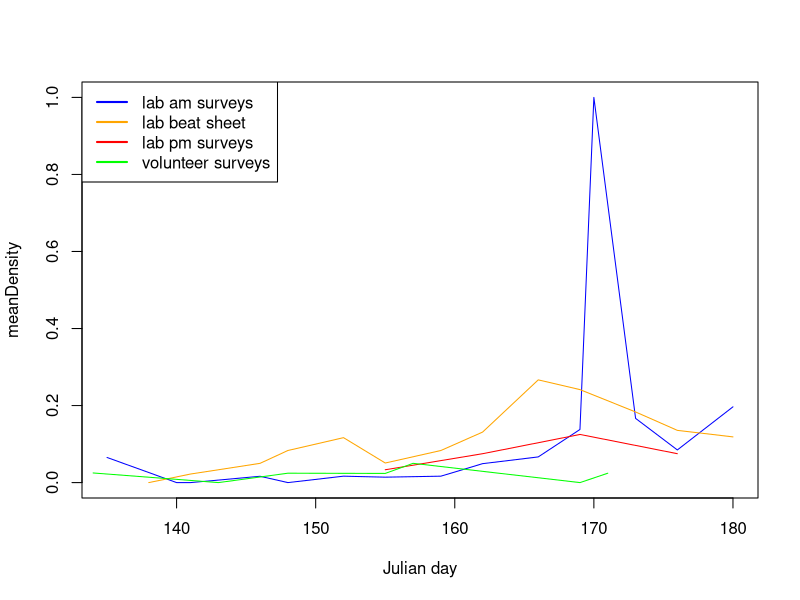
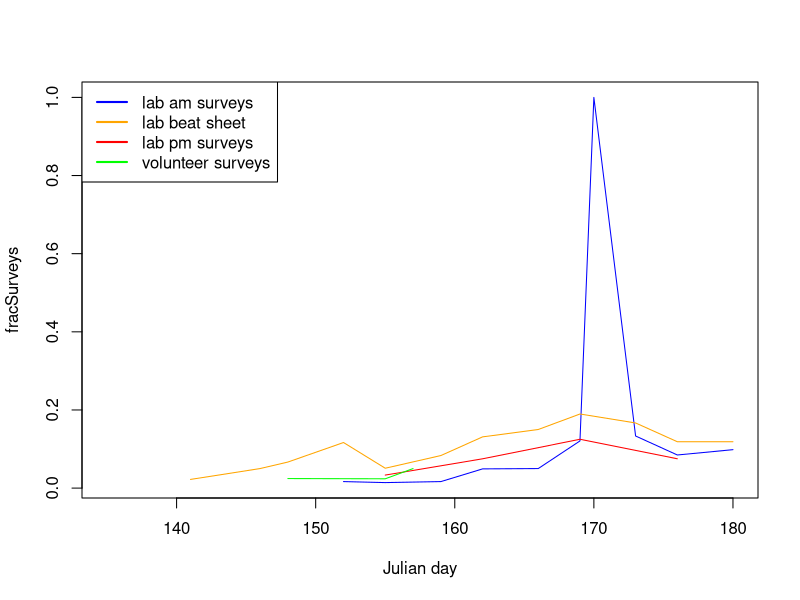
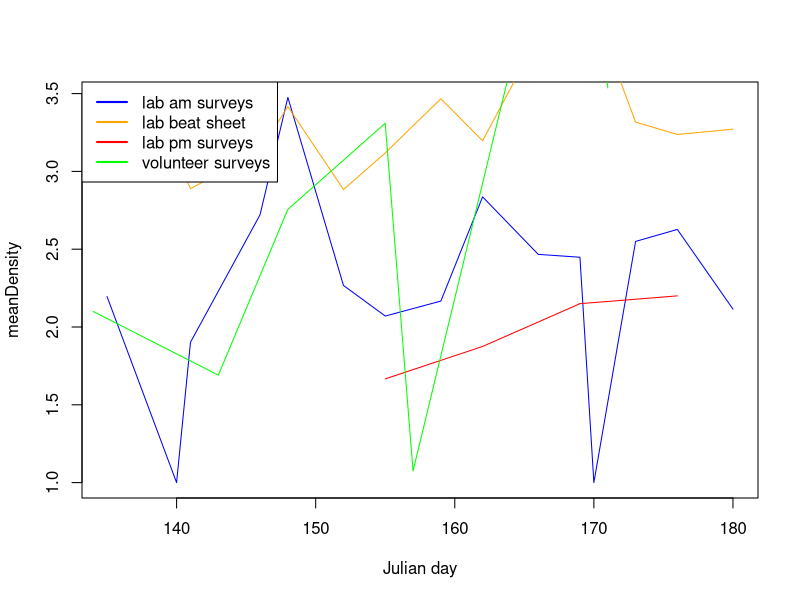
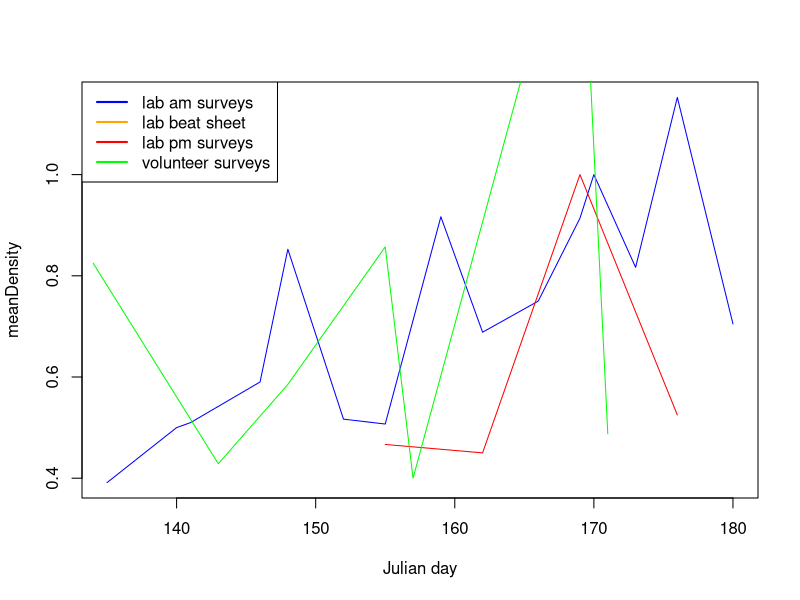
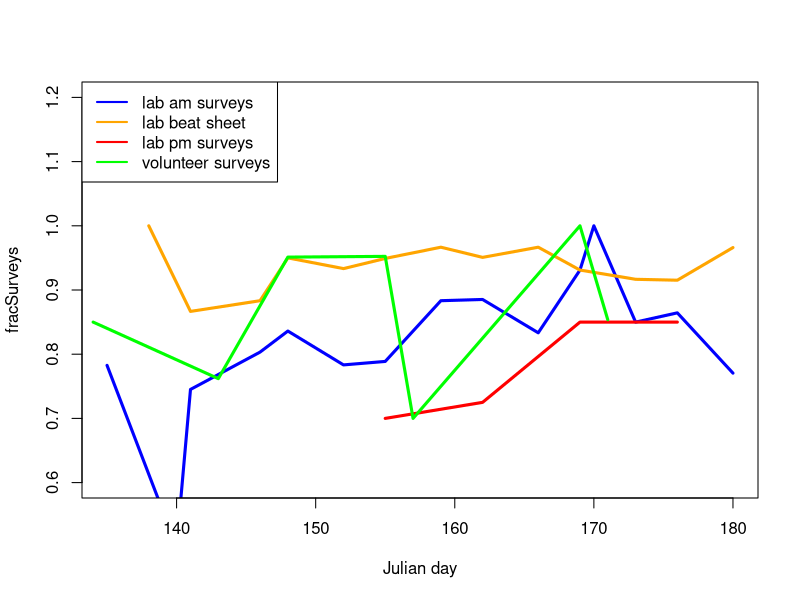
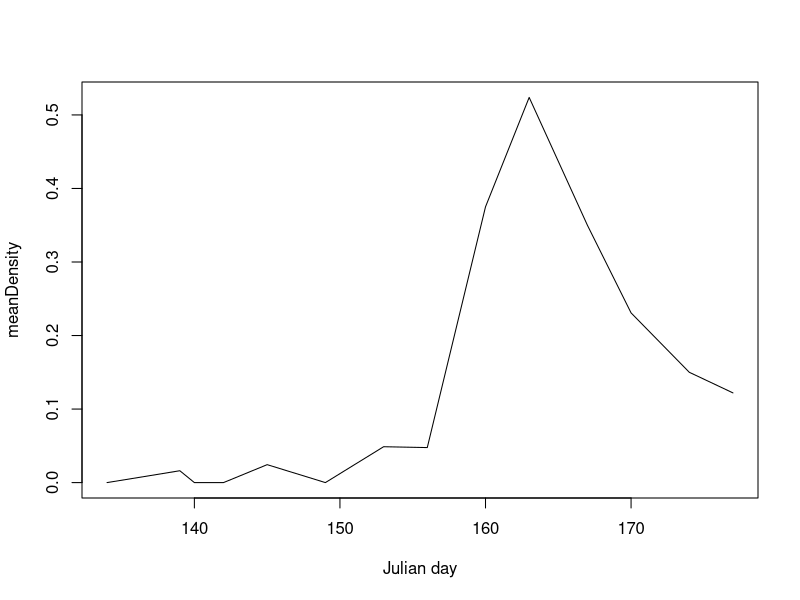

Reproduce these figures in R, in order.
################################################
# Script for conducting basic analyses based on 
# Caterpillars Count! data exported from the
# phpMyAdmin project site.

# Data include:
#
# tbl_surveys: date, site, time, and temperature of all survey events
#
# tbl_orders: arthropod observed, their length, and count associated with
#             each survey event

# Load required libraries
library(plyr)
library(dplyr)
library(lubridate)
library(stringr)

# Read in data
surveys = read.csv('data/tbl_surveys.csv', header=F)
orders = read.csv('data/tbl_orders.csv', header=F)

names(surveys) = c('surveyID', 'site', 'userID', 'circle', 'survey', 'dateStart',
                   'dateSubmit', 'tempMin', 'tempMax', 'notes', 'plantSp',
                   'herbivory', 'photo', 'isValid')
names(orders) = c('recordID', 'surveyID', 'arthropod', 'length', 'notes',
                  'count', 'photo', 'time', 'isValid')

# Convert 'survey' field to character from factor
surveys$survey = as.character(surveys$survey)


# Merge orders and surveys table
orders2 = merge(surveys, orders, by = 'surveyID', all.x = T)

orders2$date = as.POSIXlt(word(orders2$dateStart, 1, sep = " "), format = "%m/%d/%Y")
orders2$julianday = yday(orders2$date)

orders3 = orders2[, c('surveyID', 'userID','site', 'survey', 'circle', 'date','julianday',
                      'plantSp','herbivory','arthropod','length',
                      'count','notes.y','notes.x')]

# Add column with arthopod order code
arthcodes = read.csv('arth_codes.csv', header=T)
arthcodes1 = arthcodes[, c('ArthCode', 'DataName')]
names(arthcodes1) = c('arthCode', 'arthropod')
orders4 <- merge(orders3, arthcodes1, all.x = TRUE, sort = FALSE)
orders4 <- orders4[, c('surveyID', 'userID','site', 'survey', 'circle', 'date','julianday',
                        'plantSp','herbivory','arthropod','arthCode','length',
                        'count','notes.y','notes.x')]
orders4 <- orders4[order(orders4$date),]

# Add a column indicating if the leaves were wet
orders4$wetLeaves = c()
tempwet <- sort(c(grep("wet leaves", orders4$notes.x), grep("Wet leaves", orders4$notes.x), 
      grep("very dewy", orders4$notes.x), grep("Wet Leaves", orders4$notes.x)))
orders4$wetLeaves = rep('no', nrow(orders4))
orders4$wetLeaves[tempwet] = 'yes'

#tempwet$wetLeaves = 'yes'
#tempwet1 <- tempwet[, c('surveyID', 'wetLeaves')]
#orders5 <- merge(orders4, tempwet1, by = 'wetLeaves', all.x = T)
#orders5$wetLeaves[is.na(orders5$wetLeaves)] = 'no'


# temp fix of date class
orders4$date = as.character(orders4$date)

# add a year column
tempdate <- substring(orders4$date, 1, 4)
orders4$year = tempdate

# List of unique survey events
events = unique(orders4[, c("surveyID", "userID", "date", "year", "julianday", "site", "circle", "survey")])


# Function for checking survey events for a given site and year

surveyCount = function(events, site, year) {
  subevents = subset(events, site == site & year == year)
  #Count number of survey locations per date
  survcount1 = data.frame(table(subevents$date))
  names(survcount1) = c('date', 'numSurveys')                        
  survcount2 = data.frame(table(subevents[, c('date', 'circle', 'survey')]))
  zerocounts = survcount2[survcount2$Freq == 0,]
  zerocounts = zerocounts[order(zerocounts$date, zerocounts$circle, zerocounts$survey),]
  multicounts = survcount2[survcount2$Freq > 1,]
  multicounts = multicounts[order(multicounts$date, multicounts$circle, multicounts$survey),]
}





# Calculate mean density per survey

meanDensityByDay = function(surveyData,            # merged dataframe of surveys and orders tables
                       ordersToInclude = 'All',       # which arthropod orders to calculate density for (codes)
                       byTreeSpecies = FALSE, # do we want to calculate densities separately for each tree?
                       minLength = 0,         # minimum arthropod size to include
                       inputYear,
                       inputSite, 
                       plot = F,
                       plotVar = 'meanDensity', # 'meanDensity' or 'fracSurveys'
                       new = T,
                       color = 'black',
                       ...)                  
  
  {
  dataYearSite = surveyData[surveyData$year == inputYear & surveyData$site == inputSite, ]
  effortByDay = data.frame(table(unique(dataYearSite[, c('surveyID', 'julianday')])$julianday))
  names(effortByDay) = c('julianday', 'numSurveys')
  
  if(length(ordersToInclude)==1 & ordersToInclude[1]=='All') {
    ordersToInclude = unique(surveyData$arthCode)
  }
  
  temp = filter(surveyData,
                surveyData$year == inputYear & 
                surveyData$site == inputSite &
                length >= minLength & 
                arthCode %in% ordersToInclude)
  
  
  if (byTreeSpecies) {
    temp2 = ddply(temp, .(site, julianday, year, plantSp), summarize, 
                  totalCount = sum(count))
    
  } else {
    temp2 = ddply(temp, .(site, julianday, year), summarize, 
                  totalCount = sum(count), numSurveysGTzero = length(unique(surveyID[count > 0])))
  }
  
  temp3 = merge(effortByDay, temp2[, c('julianday', 'totalCount', 'numSurveysGTzero')], 
                by = 'julianday', all = T)
  temp3$totalCount[is.na(temp3$totalCount)] = 0
  temp3$meanDensity = temp3$totalCount/temp3$numSurveys
  temp3$fracSurveys = temp3$numSurveysGTzero / temp3$numSurveys
  temp3$julianday = as.numeric(as.character(temp3$julianday))
  if (plot & new) {
    plot(temp3$julianday, temp3[, plotVar], type = 'l', 
         col = color, xlab = "Julian day", ylab = plotVar, ...)
  } else if (plot & new==F) {
    points(temp3$julianday, temp3[, plotVar], type = 'l', col = color, ...)
  }
  return(temp3)
}





# Create different subsets of data for beat sheets vs visual surveys, 
# morning versus afternoon, etc. Also, try to pull out the number of leaves
# for the BEAT SHEETs.


# Separating the data:

# For the word function:
library(stringr)

# All visual surveys
visualsurvey = orders4[!grepl("BEAT SHEET", orders4$notes.x),]

# Botanical Garden visual surveys
visualsurveybg = visualsurvey[visualsurvey$site == 8892356,]

# Prairie Ridge visual surveys
visualsurveypr = visualsurvey[visualsurvey$site == 117,]


# For separating the Prairie Ridge data:

# Our visual surveys from 2015 ONLY, not including repeat surveys
# Checked data and "REPEAT SURVEY" only format used so far to indicate
tempvis = visualsurveypr[!grepl("REPEAT SURVEY", visualsurveypr$notes.x),]
labsurvey = tempvis[tempvis$userID %in% c(69, 130, 131, 132) & tempvis$year == 2015, ]

# Our repeat surveys ONLY
repsurvey = visualsurveypr[grep("REPEAT SURVEY", visualsurveypr$notes.x),]

# Volunteer surveys
volsurvey = visualsurveypr[visualsurveypr$userID == 129,]

# Beat sheets and isolating # leaves into a new column
beatsheet = orders4[grep("BEAT SHEET", orders4$notes.x),]
leavesNumTemp <- word(beatsheet$notes.x, -1, sep = "= ")
leavesNumTemp1 <- word(leavesNumTemp, -1, sep = "BEAT SHEET; Leaves  ")
leavesNumTemp2 <- word(leavesNumTemp1, -1, sep = "BEAT SHEET; Leaves=")
leavesNumTemp3 <- word(leavesNumTemp2, 1, sep = ";")
leavesNumTemp4 <- word(leavesNumTemp3, 1, sep = ",")
leavesNumTemp5 <- gsub(" ", "", leavesNumTemp4)
leavesNumTemp6 <- gsub("\n", "", leavesNumTemp5)
leavesNumTemp7 <- gsub("Unknown", "unknown", leavesNumTemp6)
beatsheet$leavesNum <- as.numeric(leavesNumTemp7)


# Pulling out # Leaves, use strsplit(orders4$notes.x, "BEAT SHEET; Leaves = ")
# splitbeat <- strsplit(as.character(beatsheet$notes.x), split = "BEAT SHEET; Leaves = ")
# beatsheet$leavesBeatTemp = splitbeat


# Plotting and calculations

#################
# Prairie Ridge #
#################

# Temporarily going to take out julian day 170, not a PR day and only one caterpillar seen on one survey
# Also going to take out julian day 138, num surveys too high for Prairie Ridge
labsurvey1 <- labsurvey[labsurvey$julianday != 170, ]
labsurvey1 <- labsurvey[labsurvey$julianday != 138, ]

# Change arthCodes to 'NONE' that were previously NA
# Make sure data entered correctly before doing this
labsurvey1$arthCode[is.na(labsurvey1$arthCode)] = "NONE"
beatsheet$arthCode[is.na(beatsheet$arthCode)] = "NONE"
repsurvey$arthCode[is.na(repsurvey$arthCode)] = "NONE"
volsurvey$arthCode[is.na(volsurvey$arthCode)] = "NONE"

# Two possibilities of dealing with caterpillar colony outliers (choose one)
# (Rerun the separating data section in between switching possibilities)
# #1. Reducing counts with more than 5 caterpillars to 5 caterpillars:
labsurvey1$count[labsurvey1$arthCode == "LEPL" & labsurvey1$count > 5] = 5
beatsheet$count[beatsheet$arthCode == "LEPL" & beatsheet$count > 5] = 5
labsurvey1$count[labsurvey1$arthCode == "LEPL" & labsurvey1$count > 5] = 5
labsurvey1$count[labsurvey1$arthCode == "LEPL" & labsurvey1$count > 5] = 5
# #2. Taking out large colonies completely:
labsurvey1 <- labsurvey1[!(labsurvey1$arthCode == "LEPL" & labsurvey1$count > 10),]
beatsheet <- beatsheet[!(beatsheet$arthCode == "LEPL" & beatsheet$count > 10),]
repsurvey <- repsurvey[!(repsurvey$arthCode == "LEPL" & repsurvey$count > 10),]
volsurvey <- volsurvey[!(volsurvey$arthCode == "LEPL" & volsurvey$count > 10),]

# Plot our morning surveys, our beat sheet surveys, our repeat surveys, and the volunteer surveys all on one graph

# Caterpillars only, mean density
PRam = meanDensityByDay(labsurvey1, "LEPL", inputYear = 2015, inputSite = 117, plot = T, plotVar = 'meanDensity', new = T, color = 'blue')
PRbs = meanDensityByDay(beatsheet, "LEPL", inputYear = 2015, inputSite = 117, plot = T, plotVar = 'meanDensity', new = F, color = 'orange')
PRpm = meanDensityByDay(repsurvey, "LEPL", inputYear = 2015, inputSite = 117, plot = T, plotVar = 'meanDensity', new = F, color = 'red')
PRvol = meanDensityByDay(volsurvey, "LEPL", inputYear = 2015, inputSite = 117, plot = T, plotVar = 'meanDensity', new = F, color = 'green')
legend("topleft", c('lab am surveys', 'lab beat sheet', 'lab pm surveys', 'volunteer surveys'),lwd = 2, lty = 'solid', 
       col = c('blue', 'orange', 'red', 'green'))

# Caterpillars only, fraction of surveys with at least one caterpillar
PRam = meanDensityByDay(labsurvey1, "LEPL", inputYear = 2015, inputSite = 117, plot = T, plotVar = 'fracSurveys', new = T, color = 'blue')
PRbs = meanDensityByDay(beatsheet, "LEPL", inputYear = 2015, inputSite = 117, plot = T, plotVar = 'fracSurveys', new = F, color = 'orange')
PRpm = meanDensityByDay(repsurvey, "LEPL", inputYear = 2015, inputSite = 117, plot = T, plotVar = 'fracSurveys', new = F, color = 'red')
PRvol = meanDensityByDay(volsurvey, "LEPL", inputYear = 2015, inputSite = 117, plot = T, plotVar = 'fracSurveys', new = F, color = 'green')
legend("topleft", c('lab am surveys', 'lab beat sheet', 'lab pm surveys', 'volunteer surveys'),lwd = 2, lty = 'solid', 
       col = c('blue', 'orange', 'red', 'green'))

# All orders, mean density
PRam.all = meanDensityByDay(labsurvey1, "All", inputYear = 2015, inputSite = 117, plot = T, plotVar = 'meanDensity', new = T, color = 'blue')
PRbs.all = meanDensityByDay(beatsheet, "All", inputYear = 2015, inputSite = 117, plot = T, plotVar = 'meanDensity', new = F, color = 'orange')
PRpm.all = meanDensityByDay(repsurvey, "All", inputYear = 2015, inputSite = 117, plot = T, plotVar = 'meanDensity', new = F, color = 'red')
PRvol.all = meanDensityByDay(volsurvey, "All", inputYear = 2015, inputSite = 117, plot = T, plotVar = 'meanDensity', new = F, color = 'green')
legend("topleft", c('lab am surveys', 'lab beat sheet', 'lab pm surveys', 'volunteer surveys'),lwd = 2, lty = 'solid', 
       col = c('blue', 'orange', 'red', 'green'))

# Selected orders, mean density
multorders <- c('LEPL', 'ORTH', 'ARAN','COLE') # based on Birds of North America online, fledgling diet preferences, and the Avian Diet Database
PRam.mult = meanDensityByDay(labsurvey1, ordersToInclude = multorders, inputYear = 2015, inputSite = 117, plot = T, plotVar = 'meanDensity', new = T, color = 'blue')
PRbs.mult = meanDensityByDay(beatsheet, ordersToInclude = multorders, inputYear = 2015, inputSite = 117, plot = T, plotVar = 'meanDensity', new = F, color = 'orange')
PRpm.mult = meanDensityByDay(repsurvey, ordersToInclude = multorders, inputYear = 2015, inputSite = 117, plot = T, plotVar = 'meanDensity', new = F, color = 'red')
PRvol.mult = meanDensityByDay(volsurvey, ordersToInclude = multorders, inputYear = 2015, inputSite = 117, plot = T, plotVar = 'meanDensity', new = F, color = 'green')
legend("topleft", c('lab am surveys', 'lab beat sheet', 'lab pm surveys', 'volunteer surveys'),lwd = 2, lty = 'solid', 
       col = c('blue', 'orange', 'red', 'green'))



# Not really useful:
# All orders, fraction of surveys with at least one arthropod
PRam.all = meanDensityByDay(labsurvey1, "All", inputYear = 2015, inputSite = 117, plot = T, plotVar = 'fracSurveys', 
                        new = T, color = 'blue', ylim = c(0.6, 1.2), lwd = 3)
PRbs.all = meanDensityByDay(beatsheet, "All", inputYear = 2015, inputSite = 117, plot = T, plotVar = 'fracSurveys', 
                        new = F, color = 'orange', lwd = 3)
PRpm.all = meanDensityByDay(repsurvey, "All", inputYear = 2015, inputSite = 117, plot = T, plotVar = 'fracSurveys', 
                        new = F, color = 'red', lwd = 3)
PRvol.all = meanDensityByDay(volsurvey, "All", inputYear = 2015, inputSite = 117, plot = T, plotVar = 'fracSurveys', 
                        new = F, color = 'green', lwd = 3)
legend("topleft", c('lab am surveys', 'lab beat sheet', 'lab pm surveys', 'volunteer surveys'),lwd = 2, lty = 'solid', 
       col = c('blue', 'orange', 'red', 'green'))




# Merge each of the subsets above together
PRall1 = merge(PRam[,c('julianday','meanDensity')], PRbs[, c('julianday','meanDensity')], by='julianday', all = T)
names(PRall1) = c('julianday','density_am','density_bs')
PRall2 = merge(PRall1, PRpm[,c('julianday','meanDensity')], by = 'julianday', all = T)
names(PRall2)[4] = 'density_pm'
PRall = merge(PRall2, PRvol[,c('julianday','meanDensity')], by = 'julianday', all = T)
names(PRall)[5] = 'density_vol'

####################
# Botanical Garden #
####################

BG = meanDensityByDay(visualsurveybg, 'LEPL', inputYear = '2015', inputSite = 8892356,
                      plot = T, new = T, color = 'black') 
